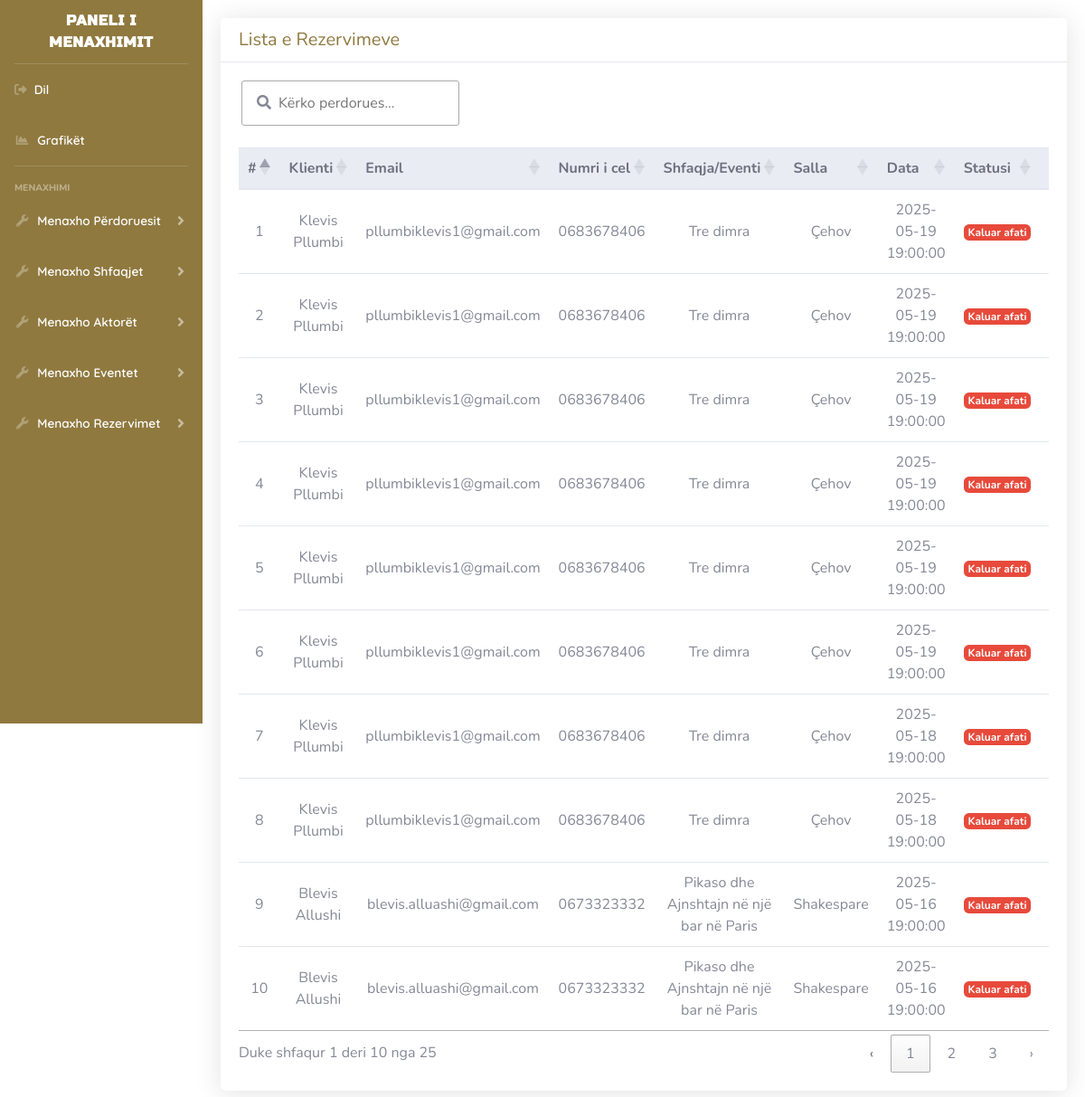
Screenshot of /views/admin/reservations/index.php (signed in) with the database file from the repository.
### tables this page shows
CREATE TABLE `reservations` (
  `id` int(11) NOT NULL,
  `show_id` int(11) DEFAULT NULL,
  `event_id` int(11) DEFAULT NULL,
  `full_name` varchar(100) NOT NULL,
  `email` varchar(50) NOT NULL,
  `phone` varchar(50) NOT NULL,
  `created_at` datetime NOT NULL DEFAULT current_timestamp(),
  `hall` varchar(20) NOT NULL,
  `seat_id` int(11) DEFAULT NULL,
  `ticket_code` varchar(255) NOT NULL,
  `expires_at` datetime NOT NULL,
  `paid` tinyint(1) NOT NULL DEFAULT 0,
  `show_date` date NOT NULL,
  `show_time` time NOT NULL,
  `total_price` int(11) NOT NULL DEFAULT 0,
  `online` tinyint(1) NOT NULL DEFAULT 1
);

CREATE TABLE `shows` (
  `id` int(11) NOT NULL,
  `title` varchar(255) NOT NULL,
  `description` text DEFAULT NULL,
  `time` time NOT NULL,
  `hall` varchar(50) NOT NULL,
  `genre_id` int(11) NOT NULL,
  `poster` varchar(255) NOT NULL,
  `trailer` varchar(255) NOT NULL,
  `price` int(11) NOT NULL,
  `validity_days` int(11) NOT NULL DEFAULT 2
);

### views/admin/reservations/index.php (the view, shortened to what this page needs)
<?php
require $_SERVER['DOCUMENT_ROOT'] . '/biletaria_online/auth/auth.php';
$filter = isset($_GET['show_id']) ? ' WHERE show_id = ' . $_GET['show_id'] : '';
$filter = isset($_GET['event_id']) ? ' WHERE event_id = ' . $_GET['event_id'] : $filter;
$query = "SELECT * FROM reservations" . $filter . ' ORDER BY id DESC';
$reservations_result = $conn->query($query);
?>
<!DOCTYPE html>
<html lang="sq">
<head>
    <?php require $_SERVER['DOCUMENT_ROOT'] . '/biletaria_online/includes/header.php'; ?>
</head>
<body id="page-top">
    <?php require $_SERVER['DOCUMENT_ROOT'] . '/biletaria_online/includes/sidebar.php'; ?>
    <section id="users-section">
        <div class="card shadow border-0 rounded">
            <div class="card-header bg-white d-flex justify-content-between align-items-center">
                <h5 class="mb-0 text-primary" style="color: #8f793f !important;">Lista e Rezervimeve</h5>
            </div>
            <div class="card-body">
                <div class="table-responsive">
                    <table id="userTable" class="table table-hover mb-0 w-100" width="100%">
                        <thead class="thead-light">
                            <tr>
                                <th>#</th>
                                <th>Klienti</th>
                                <th>Email</th>
                                <th>Numri i cel</th>
                                <th>Shfaqja/Eventi</th>
                                <th>Salla</th>
                                <th>Data</th>
                                <th>Statusi</th>
                                <th>Veprime</th>
                            </tr>
                        </thead>
                        <tbody>
                            <?php
                            $i = 1;
                            while ($row = $reservations_result->fetch_assoc()) {
                                if(!empty($row['show_id'])) {
                                    $sql = 'SELECT title FROM shows WHERE id = ?';
                                    $stmt = $conn->prepare($sql);
                                    $stmt->bind_param('i', $row['show_id']);
                                    if (!$stmt->execute()) {
                                        showError("Një problem ndodhi! Provoni më vonë!");
                                    }
                                    $result = $stmt->get_result()->fetch_assoc();
                                    $title = $result['title'];
                                } else if(!empty($row['event_id'])) {
                                    $sql = 'SELECT title FROM events WHERE id = ?';
                                    $stmt = $conn->prepare($sql);
                                    $stmt->bind_param('i', $row['event_id']);
                                    if (!$stmt->execute()) {
                                        showError("Një problem ndodhi! Provoni më vonë!");
                                    }
                                    $result = $stmt->get_result()->fetch_assoc();
                                    if (!$result) {
                                        showError("Eventi nuk u gjet!");
                                    }
                                    $title = $result['title'];
                                }
                                ?>
                                <tr>
                                    <td><?php echo $i ?></td>
                                    <td><?php echo htmlspecialchars($row['full_name']) ?></td>
                                    <td><?php echo htmlspecialchars($row['email']) ?></td>
                                    <td><?php echo htmlspecialchars($row['phone']) ?></td>
                                    <td><?php echo $title ?? 'Error' ?></td>
                                    <td><?php echo htmlspecialchars($row['hall']) ?></td>
                                    <td><?php echo htmlspecialchars($row['show_date']) . " " . htmlspecialchars($row['show_time']) ?></td>
                                    <?php if ($row['paid']) { ?>
                                        <td><span class="badge badge-success">Paguar</span></td>
                                    <?php } else if (htmlspecialchars($row['expires_at']) < new DateTime()) { ?>
                                        <td><span class="badge badge-danger">Kaluar afati</span></td>
                                    <?php } else { ?>
                                        <td><span class="badge badge-danger">Pa Pguar</span></td>
                                    <?php }?>
                                    <td>
                                    </td>
                                </tr>
                                <?php
                                $i++;
                            } ?>
                        </tbody>
                    </table>
                </div>
            </div>
        </div>
    </section>
</body>
</html>

### views/admin/reservations/index.php (style rules this page uses)
table.dataTable td, table.dataTable th { text-align: center; vertical-align: middle; }
#users-section { flex: 1; padding: 20px; }
.card { width: 100%; }
.table-responsive { width: 100%; }
table.dataTable { width: 100% !important; }

### includes/sidebar.php (style rules this page uses)
body { margin-left: 6.5rem !important; }
@media (min-width: 768px) { body { margin-left: 14rem !important; } }

### rows the page displays
reservations: full_name "Klevis Pllumbi", email "pllumbiklevis1@gmail.com", phone "0683678406", show.title "Tre dimra", hall "Çehov", show_date "2025-05-19", show_time "19:00:00", paid "Kaluar afati"
reservations: full_name "Klevis Pllumbi", email "pllumbiklevis1@gmail.com", phone "0683678406", show.title "Tre dimra", hall "Çehov", show_date "2025-05-19", show_time "19:00:00", paid "Kaluar afati"
reservations: full_name "Klevis Pllumbi", email "pllumbiklevis1@gmail.com", phone "0683678406", show.title "Tre dimra", hall "Çehov", show_date "2025-05-19", show_time "19:00:00", paid "Kaluar afati"
reservations: full_name "Klevis Pllumbi", email "pllumbiklevis1@gmail.com", phone "0683678406", show.title "Tre dimra", hall "Çehov", show_date "2025-05-19", show_time "19:00:00", paid "Kaluar afati"
reservations: full_name "Klevis Pllumbi", email "pllumbiklevis1@gmail.com", phone "0683678406", show.title "Tre dimra", hall "Çehov", show_date "2025-05-19", show_time "19:00:00", paid "Kaluar afati"
reservations: full_name "Klevis Pllumbi", email "pllumbiklevis1@gmail.com", phone "0683678406", show.title "Tre dimra", hall "Çehov", show_date "2025-05-19", show_time "19:00:00", paid "Kaluar afati"
reservations: full_name "Klevis Pllumbi", email "pllumbiklevis1@gmail.com", phone "0683678406", show.title "Tre dimra", hall "Çehov", show_date "2025-05-18", show_time "19:00:00", paid "Kaluar afati"
reservations: full_name "Klevis Pllumbi", email "pllumbiklevis1@gmail.com", phone "0683678406", show.title "Tre dimra", hall "Çehov", show_date "2025-05-18", show_time "19:00:00", paid "Kaluar afati"
reservations: full_name "Blevis Allushi", email "blevis.alluashi@gmail.com", phone "0673323332", show.title "Pikaso dhe Ajnshtajn në një bar në Paris", hall "Shakespare", show_date "2025-05-16", show_time "19:00:00", paid "Kaluar afati"
reservations: full_name "Blevis Allushi", email "blevis.alluashi@gmail.com", phone "0673323332", show.title "Pikaso dhe Ajnshtajn në një bar në Paris", hall "Shakespare", show_date "2025-05-16", show_time "19:00:00", paid "Kaluar afati"
